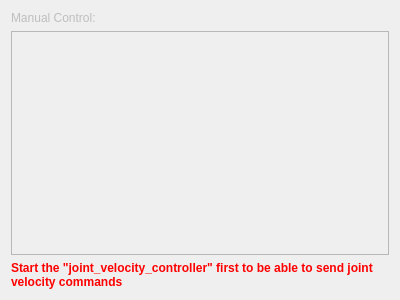
<?xml version="1.0" encoding="UTF-8"?>
<ui version="4.0">
 <class>velocity_control</class>
 <widget class="QWidget" name="velocity_control">
  <property name="enabled">
   <bool>false</bool>
  </property>
  <property name="geometry">
   <rect>
    <x>0</x>
    <y>0</y>
    <width>400</width>
    <height>300</height>
   </rect>
  </property>
  <property name="windowTitle">
   <string>Velocity Control</string>
  </property>
  <layout class="QVBoxLayout" name="verticalLayout">
   <item>
    <layout class="QVBoxLayout" name="verticalLayout_5">
     <item>
      <widget class="QLabel" name="label_2">
       <property name="text">
        <string>Manual Control:</string>
       </property>
      </widget>
     </item>
     <item>
      <widget class="QListView" name="control_view">
       <property name="selectionMode">
        <enum>QAbstractItemView::NoSelection</enum>
       </property>
       <property name="resizeMode">
        <enum>QListView::Adjust</enum>
       </property>
       <property name="uniformItemSizes">
        <bool>true</bool>
       </property>
      </widget>
     </item>
    </layout>
   </item>
   <item>
    <widget class="QLabel" name="controller_missing">
     <property name="font">
      <font>
       <weight>75</weight>
       <bold>true</bold>
      </font>
     </property>
     <property name="styleSheet">
      <string notr="true">color: red</string>
     </property>
     <property name="text">
      <string>&lt;html&gt;&lt;head/&gt;&lt;body&gt;&lt;p&gt;Start the &amp;quot;joint_velocity_controller&amp;quot; first to be able to send joint velocity commands&lt;/p&gt;&lt;/body&gt;&lt;/html&gt;</string>
     </property>
     <property name="wordWrap">
      <bool>true</bool>
     </property>
    </widget>
   </item>
  </layout>
 </widget>
 <resources/>
 <connections/>
</ui>
